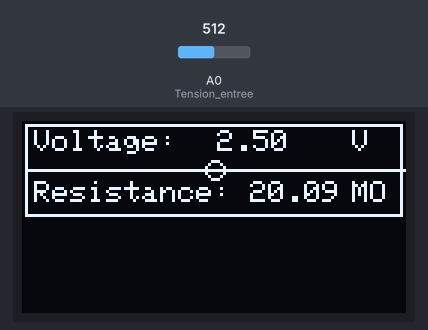
Bench run of a sketch on a simulated Arduino Uno, built with avr-gcc and run on an emulated ATmega328P. Parts: 128×64 one-colour display. The inputs (shaded band) are chosen by the test bench; at power-on: A0 (Tension_entree) = 512. What the sketch prints to the serial monitor is not drawn.

Above: at 3.2 s.
3.3 s: A0 (Tension_entree) set to 0
At 4.8 s:
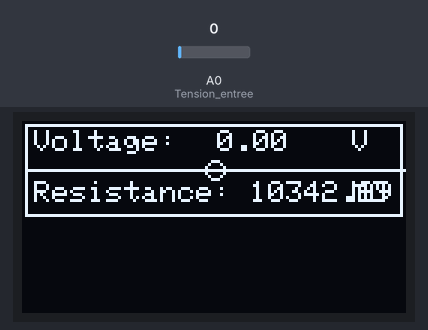
5.8 s: A0 (Tension_entree) set to 122
At 7.7 s:
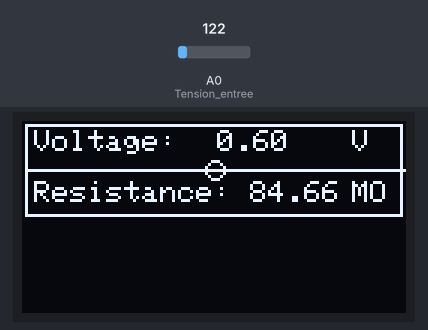
8.0 s: A0 (Tension_entree) set to 306
At 9.5 s:
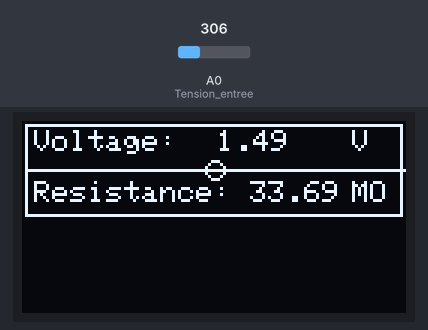
Timing chart, 0 to 11.0 s (numbered marks = the images above; inputs shaded):
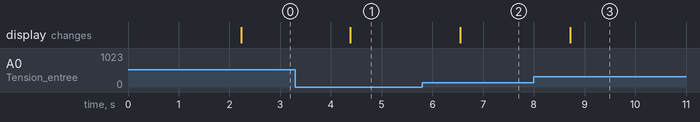

The sketch:

Main_Sensor.ino
```cpp
//Librairies
#include <stdio.h>
#include <SoftwareSerial.h>
#include <Adafruit_SSD1306.h>
#include <splash.h>
#include <Adafruit_GFX.h>
#include <Adafruit_GrayOLED.h>
#include <Adafruit_SPITFT.h>
#include <Adafruit_SPITFT_Macros.h>
#include <gfxfont.h>
#include <Adafruit_BusIO_Register.h>
#include <Adafruit_I2CDevice.h>
#include <Adafruit_I2CRegister.h>
#include <Adafruit_SPIDevice.h>
#include <SPI.h>
#include <Wire.h>

//Ports Arduino

/*Bluetooth */
#define txPin 11           //Broche 7 en tant que TX, a raccorder sur RX du HC-05 /10
#define rxPin 10           //Broche 8 en tant que RX, a raccorder sur TX du HC-05 /11
#define baudrate 9600
SoftwareSerial mySerial(rxPin ,txPin); //Definition du software serial

/*Signal de sortie*/
#define Tension_entree A0 //entrée analogique après etre passé dans la R et l'ampli transimpédance

/*Encodeur Rotatoire*/
#define CLOCK  3 //CLK Output
#define DATA  4  //DT Output
#define Switch 2 // Switch connection

//Variables
bool Appui = HIGH;
bool attente = LOW;

volatile unsigned int encoder0Pos = 0; //0 = R, 1 = U
volatile unsigned int Menu = 0; //0 = mesure on, 1 = mesure off, menu

/* OLED (128x64 size display using I2C)(Monochrome OLEDs based on SSD1306 drivers)**

if error : Adafruit._GFX.h not found, download Adafruit-GFX Library : https://github.com/adafruit/Adafruit-GFX-Library

* Watch the video here: https://youtu.be/RjyulqVsz2o
* Other Robojax codes and videos at http://robojax.com/learn/arduino
*/

#define OLED_RESET 4
Adafruit_SSD1306 display(OLED_RESET);
#define NUMFLAKES 10
#define XPOS 0
#define YPOS 1
#define DELTAY 2
double count=0;

//PIN connection: https://www.arduino.cc/en/Reference/Wire
//SDA to A4, SCL to A5

// Width and Height of Display which is 128 xy 64
#define LOGO16_GLCD_HEIGHT 64
#define LOGO16_GLCD_WIDTH  128

//#if (SSD1306_LCDHEIGHT != 64)
//#error("Height incorrect, please fix Adafruit_SSD1306.h!");
//#endif

void setup(){

  //Configuration port du Bluetooth
  pinMode(rxPin,INPUT);
  pinMode(txPin,OUTPUT);

  mySerial.begin(baudrate);         //Open serial communication and wait for port to open
  Serial.begin(baudrate);           //Set the data rate for the SoftwareSerial port

  //Configuration port de l'Encodeur rot
  pinMode(CLOCK, INPUT);
  pinMode(DATA, INPUT);
  //pinMode(Switch, INPUT);
  digitalWrite(CLOCK, HIGH);         //turn on pullup resistor
  digitalWrite(DATA, HIGH);

  //attachInterrupt(digitalPinToInterrupt(DATA), doencoder, RISING);      // Fait agir la fonction Doencoder sur la pin DATA

  // by default, we'll generate the high voltage from the 3.3v line
  display.begin(SSD1306_SWITCHCAPVCC, 0x3C);  // initialize with the I2C addr 0x3C (for the 128x64)

  display.clearDisplay();         //Clear the buffer
  display.setTextSize(2);
  display.setTextColor(WHITE);
  display.setCursor(5, 10);
  display.println(F("GLOU TREK"));
  display.display();
  //display.startscrollright(0x00, 0x0F);
  delay(2000);
  display.clearDisplay();

  }

  void loop(){

  /*lecture U - Bluetooth*/
  byte Vadc = map(analogRead(Tension_entree),0,1024,0,255); //Read analog A0 and convert V en 1 octet
  if (Vadc == 0){
   Vadc++;
    }
  Serial.print("La valeur de la tension envoyee au Bluetooth est : "); // Neat :)
  Serial.println (Vadc, DEC);
  mySerial.write(Vadc); //Send data,demande au BT de l'arduino d'envoyer au BT du smartphone
  // mySerial.print(); Send text
  delay(25);


  float tension = analogRead(Tension_entree);
  if (tension == 0){
   tension++;
    }
  tension = tension*5.0/1024.0;
  double resistance = 101.0*100000.0*(5.0/tension) - 110000.0;
  Serial.print("La valeur de la tension mesuree est : "); // Neat :)
  Serial.println (tension, DEC);
  Serial.print("La valeur de la resistance mesuree est : "); // Neat :)
  Serial.println (resistance, DEC);

   /*Encodeur rotatoire*/
  Serial.print("Position de l'encodeur : ");
  Serial.println (encoder0Pos, DEC);  //Angle = (360 / Encoder_Resolution) * encoder0Pos

  /*//Gestion du bouton, notre encodeur rotatoire n'étant pas opérationnel, nous avons laissé ce code en commentaire. Ce code est surement imcomplet et demanderait quelques
   * ajout afin de pouvoir créer des menus et les choisir avec l'encodeur rotatoire.
  Appui = digitalRead(Switch);
  if (Appui == HIGH && attente == LOW && Menu == 0)
  {
    Menu = 1;
    attachInterrupt(digitalPinToInterrupt(DATA), doencoder,RISING);
    delay(500);
  }
  else if (Appui == HIGH && attente == LOW && Menu == 1)
  {
      Menu=0;
      detachInterrupt(digitalPinToInterrupt(DATA));
      delay(500);
  }
  attente = Appui;

    //Affichage sur écran OLED
  switch(Menu)
   {
    case 0 :
      switch (encoder0Pos)
     {
      case 0 :
      Affichage_R(resistance/1000000.0);
      break;

      case 1 :
      Affichage_U(tension);
      break;
     }
     break;

     case 1 :
       switch (encoder0Pos)
     {
        case 0 :
        display.clearDisplay();
        display.setTextSize(1);
        display.setTextColor(WHITE);

        display.setCursor(5, 0);
        display.println(F(" --> Resistance"));
        display.setCursor(30, 17);
        display.println(F(" Tension"));
        display.display();
        break;

        case 1 :
        display.clearDisplay();
        display.setTextSize(1);
        display.setTextColor(WHITE);

        display.setCursor(30, 0);
        display.println(F(" Resistance"));
        display.setCursor(5,17);
        display.println(F(" --> Tension"));
        display.display();
        break;
      }
      break;
   }
  */

  //OLED ECRAN TOUT SEUL, nous  utilisons cette partie du code pour afficher sur l'écran OLED la résistance du capteur directement
  String Vstring;
  Vstring = (String) tension;
  String Res;
  resistance = resistance/1000000.0;
  Res = (String) resistance;
  display.clearDisplay();

  robojaxText("Voltage:          ", 4, 3, 1, false);
  robojaxText(Vstring, 65, 3, 1, false);
  robojaxText("V", 110, 3, 1, false);
  robojaxText("Resistance:       ", 4, 20, 1, false);
  robojaxText(Res, 76, 20, 1, false);
  robojaxText("MO", 110, 20, 1, false);

  display.drawLine(1, 16, 128, 16, WHITE); //display.drawLine(StartX, StartY, EndX, EndY, WHITE)
  display.drawRect(1, 1, 126,31, WHITE);
  display.drawCircle(64,16, 3, WHITE);
  //display.startscrollright(0x00, 0x0F);
  display.display();
  delay(2000);
}

void doencoder()
{
  if (encoder0Pos == 0)
  {
    encoder0Pos = 1;
  }
  else
  {
   encoder0Pos = 0;
  }
}

/*void doencoder(){
   if(digitalRead(CLOCK) != digitalRead(DATA)){
    if (digitalRead(DATA) == HIGH){ //1 ou HIGH ? + vérifier si c dans le bon sens
      encoder0Pos == HIGH;
    }
    else{
      encoder0Pos == LOW;
    }
  }
  delay(200); //Maybe à retoucher
}
*/
void Affichage_U (double u)
{
  display.clearDisplay();
  display.setTextSize(2);
  display.setTextColor(WHITE);

  Serial.println(u);
  display.setCursor(30, 0);
  display.println(F("Tension"));
  display.setCursor(40, 17);
  display.println(u);
  display.setCursor(90, 17);
  display.println(F("V"));
  display.display();
}


void Affichage_R (double r)
{
  display.clearDisplay();
  display.setTextSize(2);
  display.setTextColor(WHITE);

  Serial.println(r);
  display.setCursor(5, 0);
  display.println(F("Resistance"));
  display.setCursor(0, 17);
  display.println(r,1);
  display.setCursor(65, 17);
  display.println(F("Mohms"));
  display.display();
}


 /* robojaxText(String text, int x, int y,int size, boolean d)
 * text is the text string to be printed
 * x is the integer x position of text
 * y is the integer y position of text
 * z is the text size, 1, 2, 3 etc
 * d is either "true" or "false". Not sure, use true
 */
void robojaxText(String text, int x, int y,int size, boolean d) {

  display.setTextSize(size);
  display.setTextColor(WHITE);
  display.setCursor(x,y);
  display.println(text);
  if(d){
    display.display();
  }
  //delay(100);
}
```

Measured:
- after the input at 3.3 s, the display: changes after 1.1 s (image 1)
- after the input at 5.8 s, the display: changes after 0.75 s (image 2)
- after the input at 8.0 s, the display: changes after 0.72 s (image 3)
